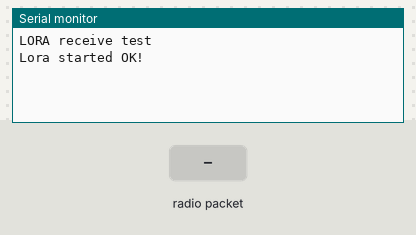
A sketch run on a simulated ESP32. On the bench: the last lines printed to the serial monitor. Inputs (shaded band) come from the test bench. No radio packets arrive unless stated.

Above: at 1.2 s.
1.3 s: radio packet "1" arrives
At 2.5 s:
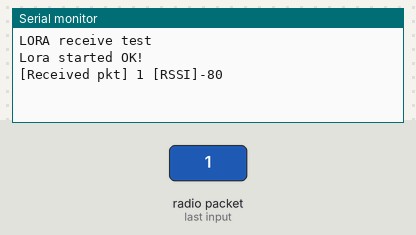
2.8 s: radio packet "0" arrives
At 3.7 s:
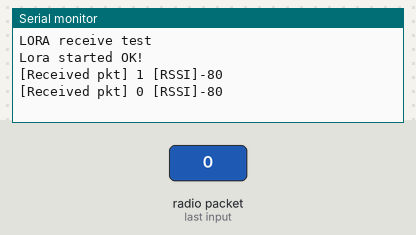
4.3 s: radio packet "2" arrives
At 4.9 s:
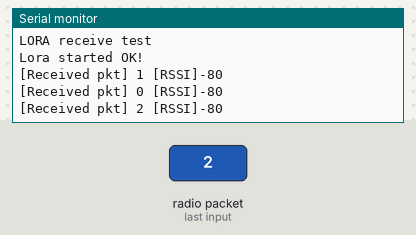

Measured:
- after the input at 1.3 s, the serial monitor: prints a new line at once (image 1)
- after the input at 2.8 s, the serial monitor: prints a new line at once (image 2)
- after the input at 4.3 s, the serial monitor: prints a new line at once (image 3)

The sketch:

lora-receive.ino
```cpp
/*
 * This sketch receives data from LORA transmitter
  * receives and displys message packet from lora
  * Author - Edwin Mwiti
  * July 20 2024
*/

#include <LoRa.h>
#include <SPI.h>

const int cs_pin = 25;
const int reset_pin = 14;
const int irq_pin = 22; // DIO0 on HOPE RF LORA MODULE - pin must have hardware interrupt

// message counter
byte message_count = 0;

void setup() {
   Serial.begin(115200);

   // enable irq hardware interrupt pin


   LoRa.setPins(cs_pin, reset_pin, irq_pin);
   Serial.println("LORA receive test");

   if(!LoRa.begin(868E6)) {
    Serial.println("Lora failed to start");
   } else {
    Serial.println("Lora started OK!");
   }

}

void loop() {

  // parse packet
  int pkt_sz = LoRa.parsePacket();
  if(pkt_sz) {
    // received packet
    Serial.print("[Received pkt] ");

    // Read packet
    while(LoRa.available()) {
      Serial.print((char) LoRa.read());
    }

    // Print RSSI of the packet
    Serial.print(" [RSSI]");
    Serial.println(LoRa.packetRssi());
  }


}
```
